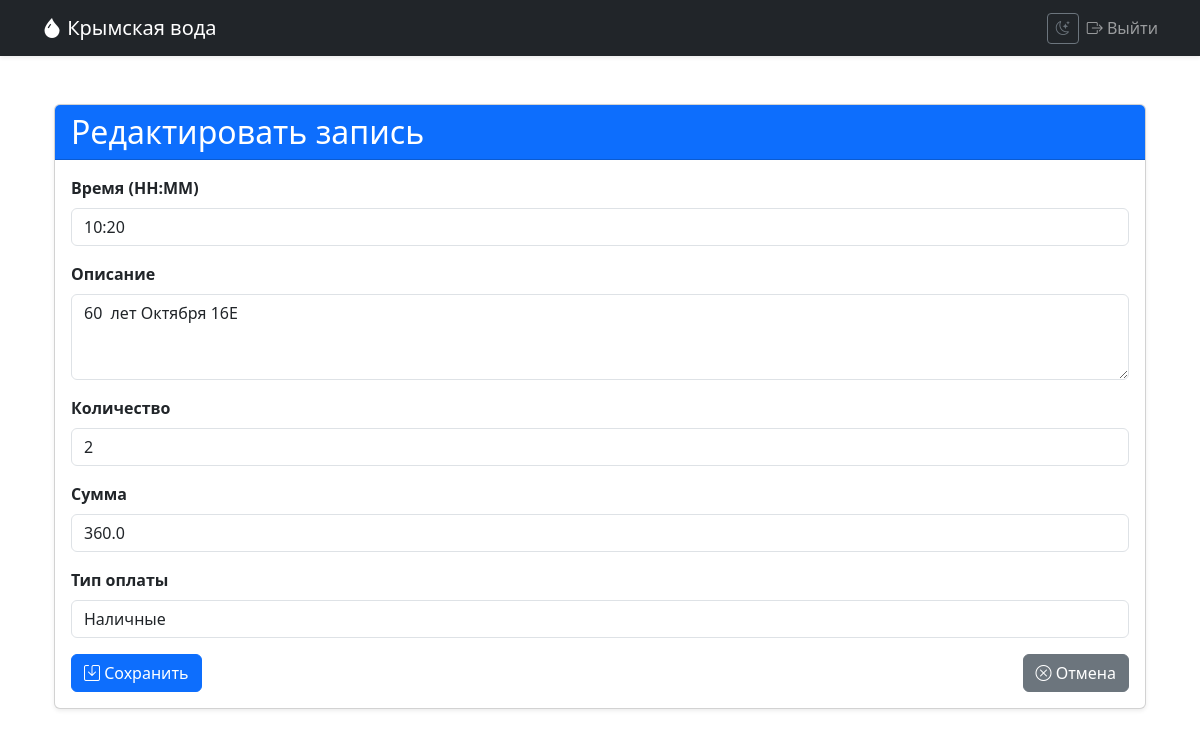
Screenshot of /edit/11 (signed in) with the database file from the repository.
### app/models.py (models this page shows, shortened)
class DeliveryRecord(db.Model):
    id = db.Column(db.Integer, primary_key=True)
    date = db.Column(db.Date, index=True, default=datetime.utcnow)
    time = db.Column(db.String(5), nullable=False)  # HH:MM format
    description = db.Column(db.String(200), nullable=True)  # Сделали nullable
    quantity = db.Column(db.Integer, nullable=True)         # Сделали nullable
    amount = db.Column(db.Float, nullable=True)             # Сделали nullable
    payment_type = db.Column(db.String(20), nullable=True)  # Сделали nullable
    user_id = db.Column(db.Integer, db.ForeignKey('user.id'), nullable=False)
    note = db.Column(db.Text, nullable=True)                # Добавлено поле для заметки
    is_note = db.Column(db.Boolean, default=False, nullable=False)  # Добавлено поле для флага

### app/delivery/routes.py (the view, shortened to what this page needs)
@bp.route('/edit/<int:id>', methods=['GET', 'POST'])
@login_required
def edit_record(id):
    record = DeliveryRecord.query.get_or_404(id)
    if record.user_id != current_user.id:
        abort(403)
    if record.is_note:
        form = NoteForm(obj=record)
    else:
        form = DeliveryRecordForm(obj=record)
    return render_template('delivery/edit.html', form=form, record=record)

### app/delivery/forms.py
class DeliveryRecordForm(FlaskForm):
    time = StringField('Время (HH:MM)', validators=[DataRequired()])
    description = TextAreaField('Описание', validators=[DataRequired()])
    quantity = IntegerField('Количество', validators=[DataRequired(), NumberRange(min=1)])
    amount = FloatField('Сумма', validators=[DataRequired(), NumberRange(min=0)])
    payment_type = SelectField('Тип оплаты',
                             choices=[('', 'Не выбран'), ('нал', 'Наличные'), ('перевод', 'Перевод')],
                             validators=[DataRequired()])
    submit = SubmitField('Сохранить')

### app/models.py (called while the page is built)
@login_manager.user_loader
def load_user(user_id):
    return User.query.get(int(user_id))

### app/templates/delivery/edit.html (shortened to what this page needs)
{% extends "base.html" %}  {% block content
%}
<div class="container mt-5">
    <div class="card shadow-sm">
        <div class="card-header bg-primary text-white">
            <h2 class="mb-0">
                {% if record.is_note %}Редактировать заметку{% else
                %}Редактировать запись{% endif %}
            </h2>
        </div>
        <div class="card-body">
            <form
                method="POST"
                action="{{ url_for('delivery.edit_record', id=record.id) }}"
            >
                <div class="mb-3">
                    {{ form.time.label(class="form-label fw-bold") }} {{
                    form.time(class="form-control") }}
                </div>
                {% if record.is_note %}
                <div class="mb-3">
                    {{ form.note.label(class="form-label fw-bold") }} {{
                    form.note(class="form-control", rows=3) }} {% for error in
                    form.note.errors %}
                    <span class="text-danger">{{ error }}</span>
                    {% endfor %}
                </div>
                {% else %}
                <div class="mb-3">
                    {{ form.description.label(class="form-label fw-bold") }} {{
                    form.description(class="form-control", rows=3) }}
                </div>
                <div class="mb-3">
                    {{ form.quantity.label(class="form-label fw-bold") }} {{
                    form.quantity(class="form-control") }}
                </div>
                <div class="mb-3">
                    {{ form.amount.label(class="form-label fw-bold") }} {{
                    form.amount(class="form-control") }}
                </div>
                <div class="mb-3">
                    {{ form.payment_type.label(class="form-label fw-bold") }} {{
                    form.payment_type(class="form-control") }}
                </div>
                {% endif %}
                <div class="d-flex justify-content-between">
                    <button type="submit" class="btn btn-primary">
                        <i class="bi bi-save"></i> Сохранить
                    </button>
                    <a
                        href="{{ url_for('delivery.list_records', date=record.date.isoformat()) }}"
                        class="btn btn-secondary"
                    >
                        <i class="bi bi-x-circle"></i> Отмена
                    </a>
                </div>
            </form>
        </div>
    </div>
</div>
{% endblock %}

### app/static/css/styles.css (style rules this page uses)
:root { --primary-color: #4e73df; --danger-color: #e74a3b; }
.btn-primary { background-color: var(--primary-color); }

### rows the page displays
DeliveryRecord: time "10:20", description "60 лет Октября 16Е", quantity "2", amount "360.0", payment_type "Наличные"
